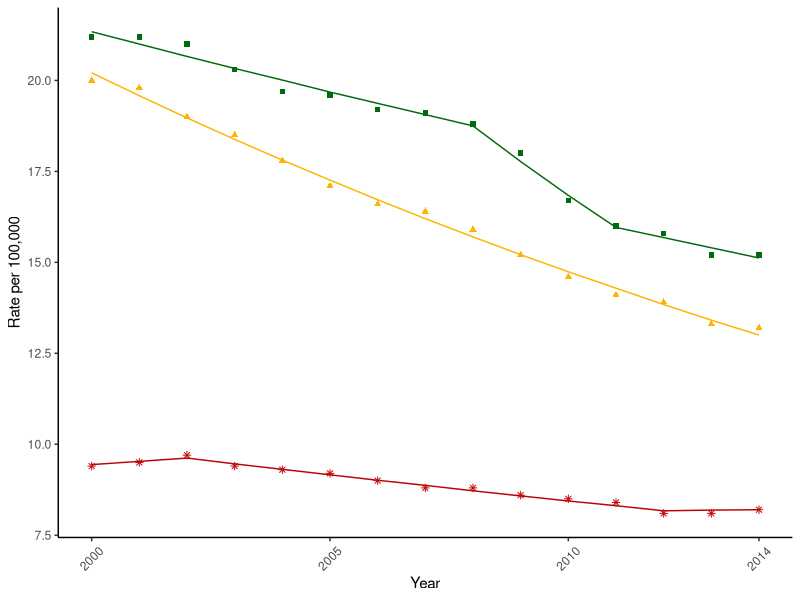
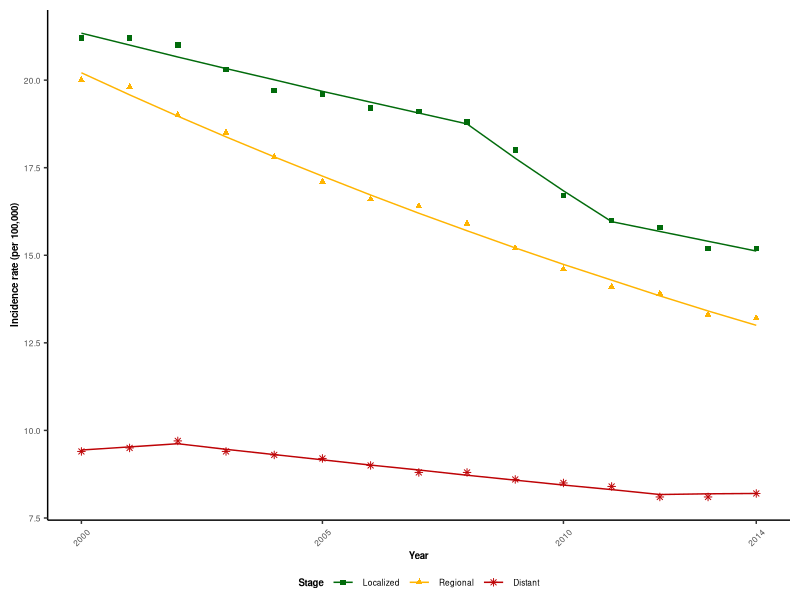
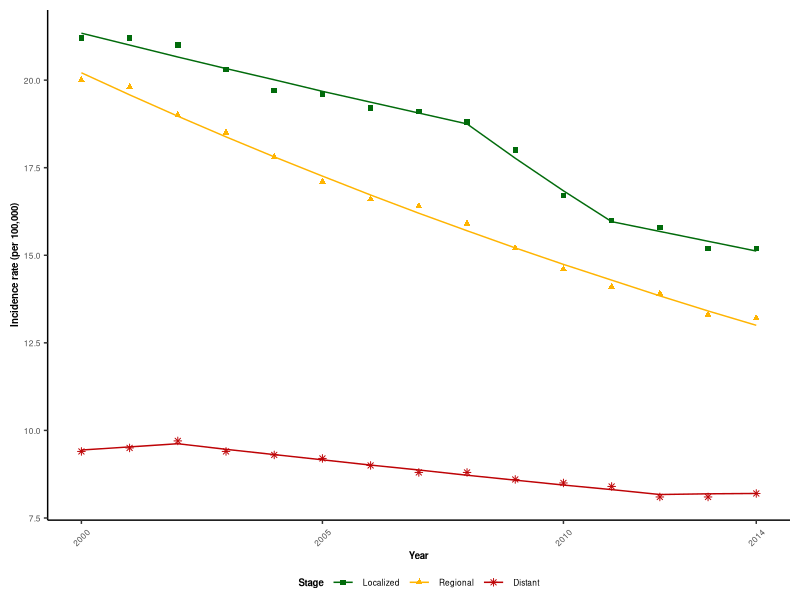

The R source for these figures, in order:
## ---- chunk 1
library(ggplot2)
library(readr)
library(dplyr)
library(scales)
## ---- chunk 2
# Read in SEER extracted table
CRCStages <- readr::read_delim("../Data/SEER_2000-2014_StageDistribution_noStratify.txt", "\t", escape_double = FALSE, trim_ws = TRUE)
colnames(CRCStages) <- c("Year", "Stage","Rate", "Count", "Population")
CRCStages <- CRCStages %>% filter(Year != "2000-2014")
CRCStages$Year <- as.numeric(CRCStages$Year)

CRCStages2 <- CRCStages %>% filter(Stage %in% c("Distant","Localized","Regional","Unknown/unstaged"))
## ---- chunk 3
Groups <- CRCStages2 %>% group_by(Year) %>% summarize(totalcases = sum(Rate))


CRCStages3 <- CRCStages2 %>% left_join(Groups, by=c("Year")) 
CRCStages3$Stage <- factor(CRCStages3$Stage, levels=c("Unknown/unstaged","Localized","Regional","Distant"))
## ---- chunk 4
CRCStages3
## ---- chunk 5
library(readxl)
## ---- chunk 6
# Read in General CRC rate data
Stage_JPs <- read_excel("../Data/JoinPoint/Rate_StageOnly.xlsx", sheet=1) %>% rename("Year" = "X Value", "Model" = "Modeleded Y Value") %>% mutate(Year = as.integer(Year), Model = as.numeric(Model))


## ---- chunk 7
colorclasses <- c("Localized" = "#016b0b", "Distant" = "#be0306", "Regional" = "#ffb401")

shapes <- c(15, 17, 8)
lwds <- c(3, 4, 2, 1)
## ---- chunk 8
Figure2A <- ggplot() + 
     geom_point(data=CRCStages3 %>% filter(Stage %in% c("Localized","Regional","Distant")), aes(x=Year, y=Rate, group=Stage, col=Stage, shape=Stage), show.legend = FALSE) + 
     geom_line(data=Stage_JPs, aes(x=Year, y=Model, group=Stage, col=Stage), show.legend = FALSE) +
scale_x_continuous(breaks=c(1998, 2000, 2005, 2010, 2014), labels = c("1998", "2000", "2005", "2010", "2014"), minor_breaks = seq(1998,2014,1)) + 
     theme_classic() + theme(axis.text.x = element_text(angle=45, vjust=0.5), legend.position = "bottom") + 
     scale_color_manual(name="Stage",values = colorclasses) +
     scale_shape_manual(values=shapes) + 
     ylab("Rate per 100,000")
Figure2A
## ---- chunk 9
Figure2Export <- ggplot() + 
     geom_point(data=(CRCStages3 %>% filter(Stage %in% c("Localized","Regional","Distant"))), aes(x=Year, y=Rate, group=Stage, col=Stage, shape=Stage)) + 
     geom_line(data=Stage_JPs, aes(x=Year, y=Model, group=Stage, col=Stage)) +
     scale_x_continuous(breaks=c(1998, 2000, 2005, 2010, 2014), 
                        labels = c("1998", "2000", "2005", "2010", "2014"), 
                        minor_breaks = seq(1998,2014,1)) + 
     scale_color_manual(name="Stage",values = colorclasses) +
     scale_shape_manual(values=shapes) + 
     ylab("Incidence rate (per 100,000)") + 
     theme_classic() + 
     theme(
          legend.position = "bottom", 
          legend.title = element_text(size=7, face="bold"),
          legend.text = element_text(size=6),
          legend.title.align = 0.5,
          legend.box.margin = margin(t=-10, b=-5),
          axis.title = element_text(size = 7, face="bold"),
          axis.text = element_text(size=6),
          axis.text.x = element_text(angle=45, vjust=0.5),
          plot.margin = unit(c(.5,.5,.25,.5), "lines")
     )
Figure2Export
setwd("U:/Box Sync/Distant CRC - JNCI Brief Comm/DistantCRCRates/")
ggsave(plot=Figure2Export, filename="Figure2.tif", path="../", device = "tiff", width=3, height=2.5, units="in", dpi = 300)
## ---- chunk 10
sessionInfo()
